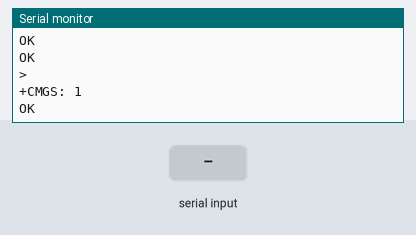
This sketch was run on a simulated Arduino Uno, built with avr-gcc and run on an emulated ATmega328P. Shown: the last lines printed to the serial monitor. Inputs (shaded band) come from the test bench. The modem accepts every AT command (registered, SIM ready, sends succeed) and sends nothing else.

Above: at 2.0 s.
2.1 s: "1" received over the second serial link
At 3.3 s:
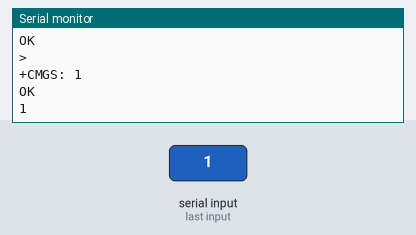
3.6 s: "0" received over the second serial link
At 4.7 s:
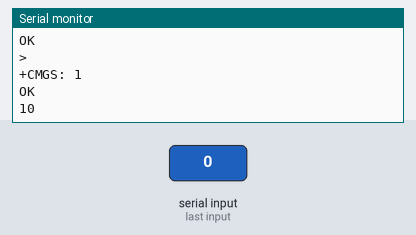

Measured:
- after the input at 2.1 s, the serial monitor: prints a new line at once (image 1)
- after the input at 3.6 s, the serial monitor: prints a new line at once (image 2)

The sketch:

GSM_TESTING_CODES.ino
```cpp
#include <SoftwareSerial.h>

//Create software serial object to communicate with SIM800L
SoftwareSerial mySerial(2, 3); //SIM800L Tx & Rx is connected to Arduino #2 & #3

void setup()
{
  //Begin serial communication with Arduino and Arduino IDE (Serial Monitor)
  Serial.begin(9600);

  //Begin serial communication with Arduino and SIM800L
  mySerial.begin(9600);
  delay(500);

  Serial.println("Initializing...");

  mySerial.println("AT"); //Once the handshake test is successful, i t will back to OK
  delay(50);
  updateSerial();

  mySerial.println("AT+CMGF=1"); // Configuring TEXT mode
  delay(50);
  updateSerial();

  mySerial.println("AT+CNMI=2,2,0,0,0"); // Configuring TEXT mode
  delay(50);
  updateSerial();

  mySerial.println("AT+CMGS=\"+250785097557\"");//change ZZ with country code and xxxxxxxxxxx with phone number to sms
  delay(50);
  updateSerial();

  mySerial.print("Hello There"); //text content
  mySerial.write(26);
  delay(50);
  updateSerial();


}


void loop()
{
  updateSerial();
}

void updateSerial()
{
  while (Serial.available())
  {
    mySerial.write(Serial.read());//Forward what Serial received to Software Serial Port
  }

  while (mySerial.available())
  {
    Serial.write(mySerial.read());//Forward what Software Serial received to Serial Port
  }
}
```
